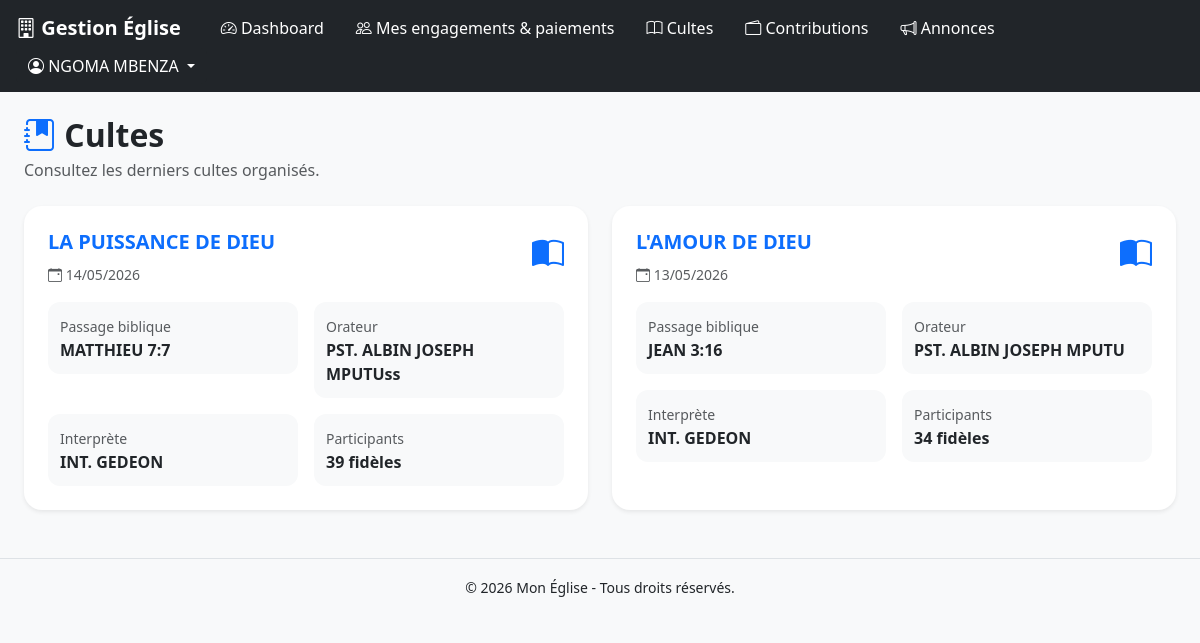
The app's page /fideles/cultes/index.php (signed in) with its own data.
### tables this page shows
CREATE TABLE `cultes` (
  `id` int(11) NOT NULL,
  `theme` varchar(255) NOT NULL,
  `passage_biblique` varchar(255) DEFAULT NULL,
  `orateur` varchar(150) DEFAULT NULL,
  `interprete` varchar(150) DEFAULT NULL,
  `hommes` int(11) DEFAULT 0,
  `femmes` int(11) DEFAULT 0,
  `offrande` decimal(10,2) DEFAULT 0.00,
  `dime` decimal(10,2) DEFAULT 0.00,
  `sociale` decimal(10,2) DEFAULT 0.00,
  `autres` decimal(10,2) DEFAULT 0.00,
  `date_culte` date NOT NULL,
  `created_at` timestamp NOT NULL DEFAULT current_timestamp()
);

### fideles/cultes/index.php (the view, shortened to what this page needs)
<?php
require_once '../../config/database.php';
$cultes = $pdo->query("
    SELECT
        theme,
        passage_biblique,
        orateur,
        interprete,
        hommes,
        femmes,
        date_culte
    FROM cultes
    ORDER BY date_culte DESC
");
require_once '../../layouts/header.php';
require_once '../../layouts/navbar_sidebar_fideles.php';
?>
<link rel="stylesheet"
    href="https://cdn.jsdelivr.net/npm/bootstrap-icons@1.11.3/font/bootstrap-icons.min.css">
<div class="container-fluid p-4">
    <div class="mb-4">
        <h2 class="fw-bold mb-1">
            <i class="bi bi-journal-bookmark-fill text-primary"></i>
            Cultes
        </h2>
        <p class="text-muted mb-0">
            Consultez les derniers cultes organisés.
        </p>
    </div>
    <div class="row g-4">
        <?php foreach($cultes as $c): ?>
        <div class="col-lg-6">
            <div class="card shadow-sm culte-card h-100">
                <div class="card-body p-4">
                    <div class="d-flex justify-content-between align-items-start mb-3">
                        <div>
                            <h5 class="fw-bold text-primary">
                                <?= htmlspecialchars($c['theme']) ?>
                            </h5>
                            <small class="text-muted">
                                <i class="bi bi-calendar-event"></i>
                                <?= date('d/m/Y', strtotime($c['date_culte'])) ?>
                            </small>
                        </div>
                        <div class="fs-2 text-primary">
                            <i class="bi bi-book-half"></i>
                        </div>
                    </div>
                    <div class="row g-3">
                        <div class="col-md-6">
                            <div class="info-box">
                                <small class="text-muted">
                                    Passage biblique
                                </small>
                                <div class="fw-semibold">
                                    <?= htmlspecialchars($c['passage_biblique'] ?: '-') ?>
                                </div>
                            </div>
                        </div>
                        <div class="col-md-6">
                            <div class="info-box">
                                <small class="text-muted">
                                    Orateur
                                </small>
                                <div class="fw-semibold">
                                    <?= htmlspecialchars($c['orateur'] ?: '-') ?>
                                </div>
                            </div>
                        </div>
                        <div class="col-md-6">
                            <div class="info-box">
                                <small class="text-muted">
                                    Interprète
                                </small>
                                <div class="fw-semibold">
                                    <?= htmlspecialchars($c['interprete'] ?: '-') ?>
                                </div>
                            </div>
                        </div>
                        <div class="col-md-6">
                            <div class="info-box">
                                <small class="text-muted">
                                    Participants
                                </small>
                                <div class="fw-semibold">
                                    <?= $c['hommes'] + $c['femmes'] ?> fidèles
                                </div>
                            </div>
                        </div>
                    </div>
                </div>
            </div>
        </div>
        <?php endforeach; ?>
    </div>
</div>
<?php require_once '../../layouts/footer.php'; ?>

### fideles/cultes/index.php (style rules this page uses)
.culte-card { border: none; border-radius: 18px; overflow: hidden; transition: .3s; }
.info-box { background: #f8f9fa; border-radius: 12px; padding: 12px; }

### records on screen
cultes: theme "LA PUISSANCE DE DIEU", date_culte "14/05/2026", passage_biblique "MATTHIEU 7:7", orateur "PST. ALBIN JOSEPH MPUTUss", interprete "INT. GEDEON", $c['hommes'] + $c['femmes'] "39"
cultes: theme "L'AMOUR DE DIEU", date_culte "13/05/2026", passage_biblique "JEAN 3:16", orateur "PST. ALBIN JOSEPH MPUTU", interprete "INT. GEDEON", $c['hommes'] + $c['femmes'] "34"

### other values on screen
$_SESSION['user']['nom'] "NGOMA MBENZA"
